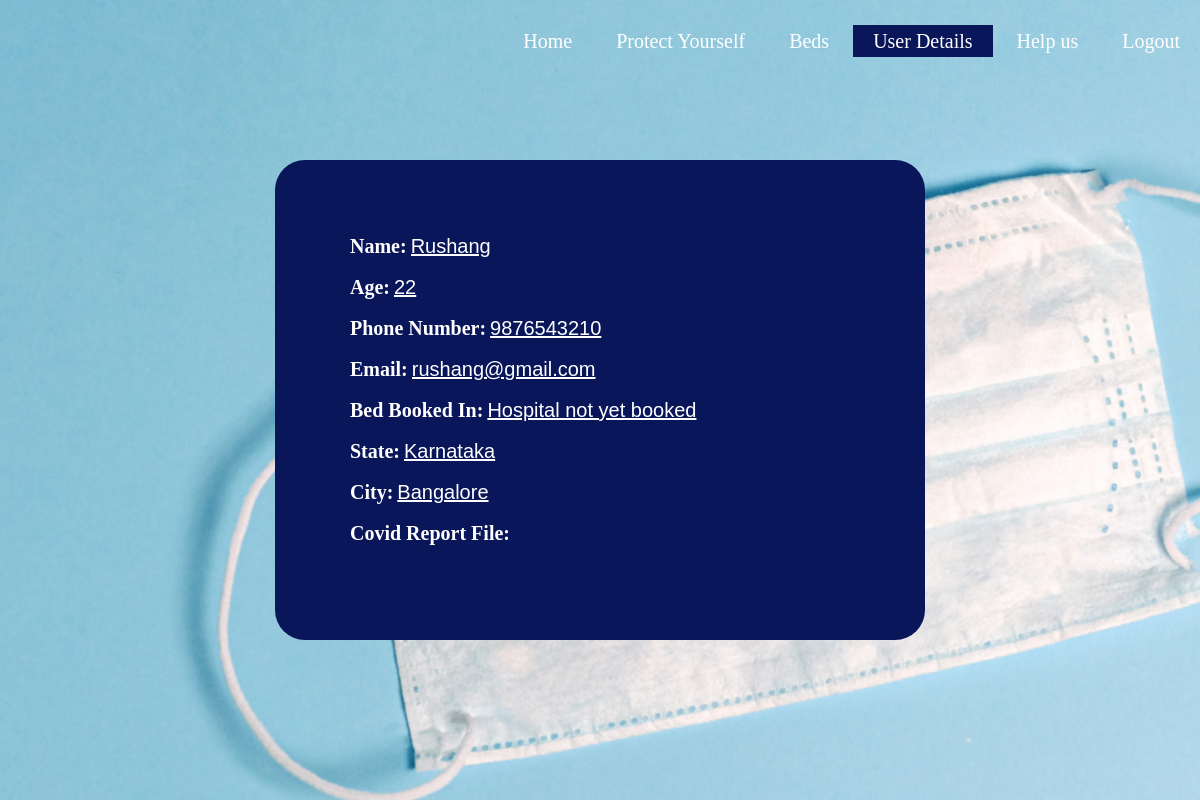
Page /userdetails/ (signed in) on the earlier database version.
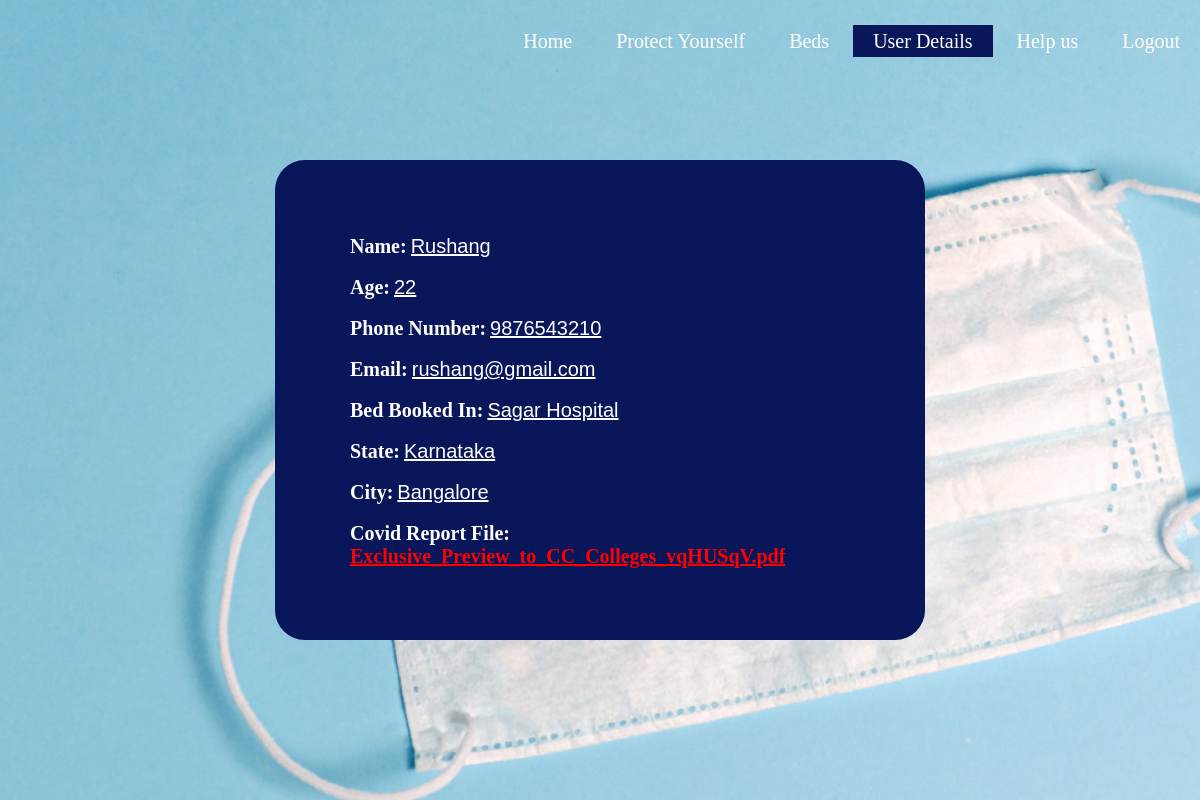
Same page on the later database version.
### LoginPage/models.py (models this page shows)
class extendeduser(models.Model):
    name = models.CharField(max_length=200, null=True)
    age = models.IntegerField(null=True)
    phone_no = models.IntegerField(null=True)
    email = models.CharField(max_length=200, null=True)
    reportFile = models.FileField()
    aadhar = models.IntegerField(null=True, unique=True)
    state = models.CharField(max_length=200, null=True)
    city = models.CharField(max_length=200, null=True)
    hSelectedName = models.CharField(max_length=200, null=True, default='Hospital not yet booked')
    hBooked = models.BooleanField(default=False)
    user = models.OneToOneField(User, on_delete=models.CASCADE)

### LoginPage/views.py (the view)
# urls.py: path('userdetails/', userDetails),
@login_required(login_url='/login/')
def userDetails(request):
    if request.method == "POST":
        user = extendeduser.objects.get(user=request.user)
        filename = user.reportFile.path
        response = FileResponse(open(filename, "rb"), as_attachment=True)
        return response
    uData = extendeduser.objects.filter(user=request.user)
    return render(request, 'LoginPage/details.html', {'udata': uData})

### LoginPage/templates/LoginPage/details.html (shortened to what this page needs)
{% load static %}
<html>
    <head>
        <link href = "{% static 'LoginPage/details.css' %}" rel="stylesheet" type="text/css">
    </head>
    <body>
        <header>
            <div class="top">
                <ul class="nav-menu">
                    <li><a href = "/homepageAL/">Home</a></li>
                    <li><a href = "/protectyourselfAL/">Protect Yourself</a></li>
                    <li><a href = "/hospitaldetails/">Beds</a></li>
                    <li class="btn"><a href = "/userdetails/">User Details</a></li>
                    <li><a href = "/helpusAL/">Help us</a></li>
                    <li ><a href = "/logout/">Logout</a></li>
                </ul>
            </div>
        {% for u in udata %}
        <div class="formDiv">
            <form class="signupForm" action="index.html" method="post">
              <span class="formItems">Name:</span>
              <input type="text" name="" value="{{u.name}}" readonly="readonly">
              <br />
              <span class="formItems">Age:</span>
              <input type="text" name="" value="{{u.age}}" readonly="readonly">
              <br />
              <span class="formItems">Phone Number:</span>
              <input type="text" name="" value="{{u.phone_no}}" readonly="readonly">
              <br />
              <span class="formItems">Email:</span>
              <input type="text" name="" value="{{u.email}}" readonly="readonly">
              <br />
              <span class="formItems">Bed Booked In:</span>
              <input type="text" name="" value="{{u.hSelectedName}}" readonly="readonly">
              <br />
              <span class="formItems">State:</span>
              <input type="text" name="" value="{{u.state}}" readonly="readonly">
              <br />
              <span class="formItems">City:</span>
              <input type="text" name="" value="{{u.city}}" readonly="readonly">
            </form>
                <span class="formItems">Covid Report File: </span>
                {% if u.hBooked == True %}
                <form method="POST">
                    <input type="submit" class="formItemsNew" value="{{ u.reportFile }}">
                </form>
                {% endif %}
        </div>
        {% endfor %}
    </header>
    </body>
</html>

Differences in the rows shown:
changed extendeduser "Rushang": hSelectedName "Hospital not yet booked" → "Sagar Hospital"; hBooked False → True (drawn); reportFile (not shown) → "Exclusive_Preview_to_CC_Colleges_vqHUSqV.pdf"
